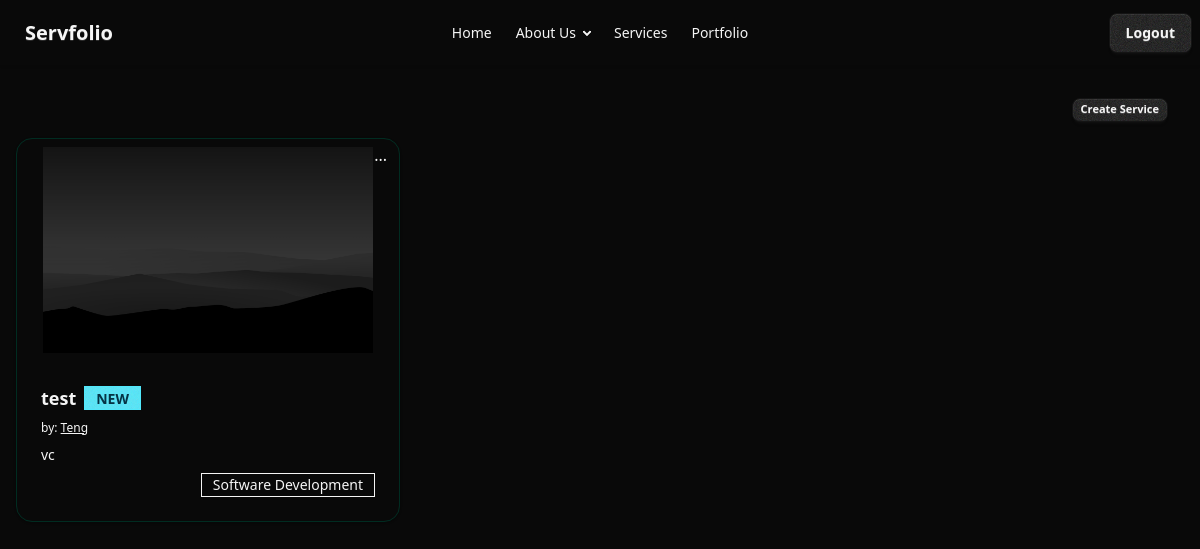
Screenshot of /servfolio/services/ (signed in) with the database file from the repository.
### mysite/models.py (models this page shows, shortened)
class Service(models.Model):
    user = models.ForeignKey(User, on_delete=models.CASCADE, related_name='services')
    name = models.CharField(max_length=255)
    description = models.TextField()
    category = models.CharField(max_length=64, choices=category_choices)
    image = models.ImageField(upload_to='service/', blank=True)

### mysite/views.py (the view)
# urls.py: path('servfolio/services/', ServiceListView.as_view(), name='service'),
@method_decorator(login_required(login_url='login'), name='dispatch')
class ServiceListView(ListView):
    model = Service
    template_name = 'pages/service.html'
    def get_context_data(self, **kwargs):
        context = super().get_context_data(**kwargs)
        context['service_form'] = ServiceCreateForm()
        return context

### mysite/templates/pages/service.html (shortened to what this page needs)
{% extends "base.html" %}
{% block body %}
<div class="flex flex-col w-full h-full justify-between items-center">
    <div class="flex w-full p-4 justify-end">
        <div>
            <button class="btn btn-xs" onclick="service_modal.showModal()">
                Create Service
            </button>
        </div>
    </div>
    <div class="flex h-full w-full">
    {% for service in object_list %}
    <div class="card bg-base-100 w-96 h-96 shadow-sm border-1 border-primary-content">
        <figure>
            {% if request.user == service.user %}
            <div class="dropdown dropdown-bottom dropdown-end top-1 right-3 absolute flex-1 cursor-pointer">
                <div tabindex="0" role="button" class="cursor-pointer">...</div>
            </div>
            {% endif %}
            <img
            class="h-full p-2"
            src="{{ service.image.url }}"
            alt="{{ service.name }}" />
        </figure>
        <div class="card-body">
            <h2 class="card-title">
            {{ service.name }}
            <div class="badge badge-secondary">NEW</div>
            </h2>
            <p class="text-xs">by: <a class="underline hover:text-blue-500" href="{% url 'portfolio' service.user.username %}"> {{ service.user.username }} </a></p>
            <p>{{ service.description }}</p>
            <div class="card-actions justify-end">
            <div class="badge badge-outline">{{ service.category }}</div>
            </div>
        </div>
    </div>
    {% empty %}
        <p>No services provided yet. </p>
    {% endfor %}
    </div>
</div>
{% endblock %}

### rows the page displays
Service: image (picture), name "test", user.username "Teng", description "vc", category "Software Development"
